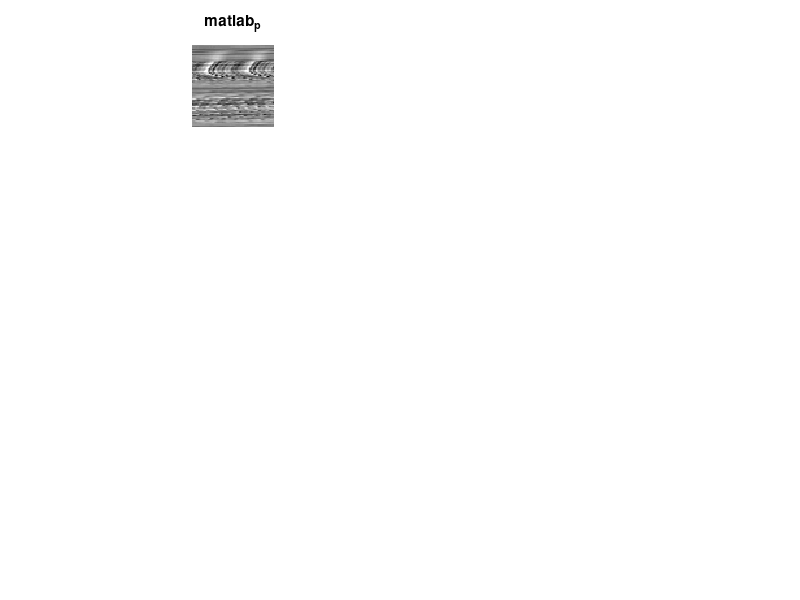

The MATLAB script that drew this image:
clear all
load('mtlb.mat')
y = mtlb
y1 = y(:,1);
size_self = floor(sqrt(length(y)));
image_audio = zeros(size_self,size_self);
min_y1 = min(y1);
y2 = 50*(y1- min_y1);
y2 = uint8(y2);
for Li=1:1:size_self
    for Lj=1:1:size_self
%         image_audio(Li,Lj) = floor((y2((Li-1)*size_self +Lj)));
        image_audio(Li,Lj) = (y2((Li-1)*size_self +Lj));
    end
end
image_audio = uint8(image_audio);
subplot(421)

imshow(image_audio)
title('matlab_p')
imwrite(image_audio,'matlab.jpg')
